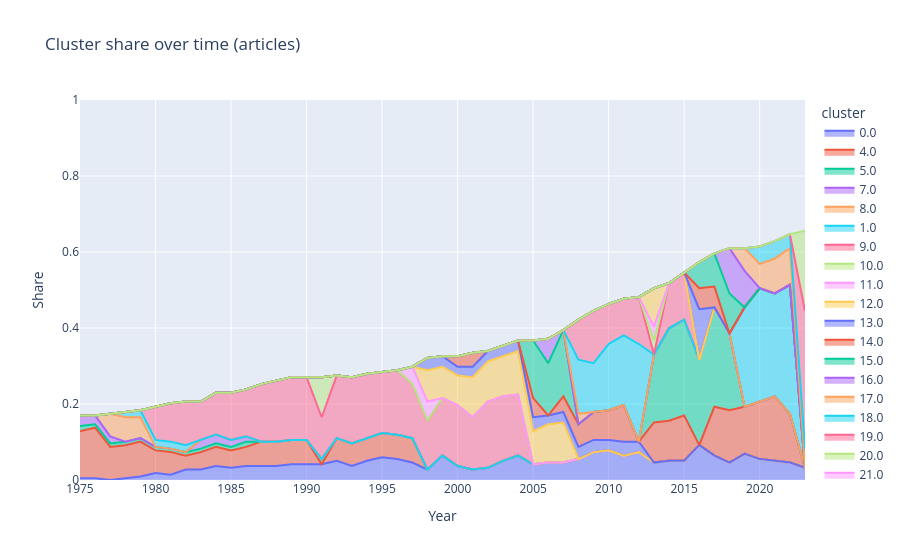

This figure's notebook cell:
### Code cell
import plotly.express as px

fig = px.area(
    df_stats_cluster,
    x="year",
    y="countries_share",
    color="cluster",
    title="Cluster share over time (articles)"
)

fig.update_layout(
    yaxis_range=[0, 1],
    xaxis_title="Year",
    yaxis_title="Share"
)

fig.show()

### Figure 1 — Plotly figure (JSON) as saved in the notebook; plotly's stock layout.template omitted (floating-point values rounded to 4 significant figures)
{"data": [{"fillpattern": {"shape": ""}, "hovertemplate": "cluster=0.0<br>year=%{x}<br>countries_share=%{y}<extra></extra>", "legendgroup": "0.0", "line": {"color": "#636efa"}, "marker": {"symbol": "circle"}, "mode": "lines", "name": "0.0", "orientation": "v", "showlegend": true, "stackgroup": "1", "type": "scatter", "x": [1975, 1976, 1978, 1979, 1980, 1981, 1982, 1983, 1984, 1985, 1986, 1987, 1988, 1989, 1990, 1991, 1992, 1993, 1994, 1995, 1996, 1997, 1998, 1999, 2000, 2001, 2002, 2003, 2004, 2005, 2006, 2007, 2008, 2009, 2010, 2011, 2012, 2013, 2014, 2015, 2016, 2017, 2018, 2019, 2020, 2021, 2022, 2023], "xaxis": "x", "y": [0.004587, 0.004587, 0.004587, 0.009174, 0.01835, 0.01376, 0.02752, 0.02752, 0.0367, 0.03211, 0.0367, 0.0367, 0.0367, 0.04128, 0.04128, 0.04128, 0.05046, 0.0367, 0.05046, 0.05963, 0.05505, 0.04587, 0.02752, 0.06422, 0.0367, 0.02752, 0.03211, 0.05046, 0.06422, 0.04128, 0.04587, 0.04587, 0.05505, 0.07339, 0.07798, 0.06422, 0.07339, 0.04587, 0.05046, 0.05046, 0.09174, 0.06422, 0.04587, 0.06881, 0.05505, 0.05046, 0.04587, 0.03211], "yaxis": "y"}, {"fillpattern": {"shape": ""}, "hovertemplate": "cluster=4.0<br>year=%{x}<br>countries_share=%{y}<extra></extra>", "legendgroup": "4.0", "line": {"color": "#EF553B"}, "marker": {"symbol": "circle"}, "mode": "lines", "name": "4.0", "orientation": "v", "showlegend": true, "stackgroup": "1", "type": "scatter", "x": [1975, 1976, 1977, 1978, 1979, 1980, 1981, 1982, 1983, 1984, 1985, 1986, 1987, 1988, 1989, 1990, 1992, 1993, 1994, 1995, 1996, 1997], "xaxis": "x", "y": [0.1239, 0.133, 0.08716, 0.08716, 0.09174, 0.05963, 0.05963, 0.0367, 0.04587, 0.05046, 0.04587, 0.05046, 0.06422, 0.06422, 0.06422, 0.06422, 0.05963, 0.05963, 0.05963, 0.06422, 0.06422, 0.06422], "yaxis": "y"}, {"fillpattern": {"shape": ""}, "hovertemplate": "cluster=5.0<br>year=%{x}<br>countries_share=%{y}<extra></extra>", "legendgroup": "5.0", "line": {"color": "#00cc96"}, "marker": {"symbol": "circle"}, "mode": "lines", "name": "5.0", "orientation": "v", "showlegend": true, "stackgroup": "1", "type": "scatter", "x": [1975, 1976, 1977, 1978, 1979, 1980, 1981, 1982, 1983, 1984, 1985, 1986, 1991], "xaxis": "x", "y": [0.01376, 0.009174, 0.009174, 0.009174, 0.009174, 0.009174, 0.009174, 0.009174, 0.009174, 0.009174, 0.009174, 0.01376, 0.01376], "yaxis": "y"}, {"fillpattern": {"shape": ""}, "hovertemplate": "cluster=7.0<br>year=%{x}<br>countries_share=%{y}<extra></extra>", "legendgroup": "7.0", "line": {"color": "#ab63fa"}, "marker": {"symbol": "circle"}, "mode": "lines", "name": "7.0", "orientation": "v", "showlegend": true, "stackgroup": "1", "type": "scatter", "x": [1975, 1976, 1977, 1983, 1984, 1985, 1986], "xaxis": "x", "y": [0.02752, 0.02294, 0.01835, 0.02294, 0.02294, 0.01835, 0.01376], "yaxis": "y"}, {"fillpattern": {"shape": ""}, "hovertemplate": "cluster=8.0<br>year=%{x}<br>countries_share=%{y}<extra></extra>", "legendgroup": "8.0", "line": {"color": "#FFA15A"}, "marker": {"symbol": "circle"}, "mode": "lines", "name": "8.0", "orientation": "v", "showlegend": true, "stackgroup": "1", "type": "scatter", "x": [1977, 1978, 1979], "xaxis": "x", "y": [0.05963, 0.06422, 0.05505], "yaxis": "y"}, {"fillpattern": {"shape": ""}, "hovertemplate": "cluster=1.0<br>year=%{x}<br>countries_share=%{y}<extra></extra>", "legendgroup": "1.0", "line": {"color": "#19d3f3"}, "marker": {"symbol": "circle"}, "mode": "lines", "name": "1.0", "orientation": "v", "showlegend": true, "stackgroup": "1", "type": "scatter", "x": [1978, 1979, 1980, 1981, 1982], "xaxis": "x", "y": [0.01376, 0.01835, 0.01835, 0.01835, 0.01835], "yaxis": "y"}, {"fillpattern": {"shape": ""}, "hovertemplate": "cluster=9.0<br>year=%{x}<br>countries_share=%{y}<extra></extra>", "legendgroup": "9.0", "line": {"color": "#FF6692"}, "marker": {"symbol": "circle"}, "mode": "lines", "name": "9.0", "orientation": "v", "showlegend": true, "stackgroup": "1", "type": "scatter", "x": [1980, 1981, 1982, 1983, 1984, 1985, 1986, 1987, 1988, 1989, 1990, 1991, 1992, 1993, 1994, 1995, 1996, 1997, 1998, 1999, 2000, 2001, 2002, 2003, 2004], "xaxis": "x", "y": [0.08716, 0.1009, 0.1147, 0.1009, 0.1101, 0.1239, 0.1239, 0.1514, 0.1606, 0.1651, 0.1651, 0.1101, 0.1651, 0.1743, 0.1697, 0.1606, 0.1697, 0.1422, 0.1284, 0.1514, 0.1606, 0.1376, 0.1743, 0.1697, 0.1606], "yaxis": "y"}, {"fillpattern": {"shape": ""}, "hovertemplate": "cluster=10.0<br>year=%{x}<br>countries_share=%{y}<extra></extra>", "legendgroup": "10.0", "line": {"color": "#B6E880"}, "marker": {"symbol": "circle"}, "mode": "lines", "name": "10.0", "orientation": "v", "showlegend": true, "stackgroup": "1", "type": "scatter", "x": [1991], "xaxis": "x", "y": [0.1055], "yaxis": "y"}, {"fillpattern": {"shape": ""}, "hovertemplate": "cluster=11.0<br>year=%{x}<br>countries_share=%{y}<extra></extra>", "legendgroup": "11.0", "line": {"color": "#FF97FF"}, "marker": {"symbol": "circle"}, "mode": "lines", "name": "11.0", "orientation": "v", "showlegend": true, "stackgroup": "1", "type": "scatter", "x": [1997, 1998], "xaxis": "x", "y": [0.04587, 0.05046], "yaxis": "y"}, {"fillpattern": {"shape": ""}, "hovertemplate": "cluster=12.0<br>year=%{x}<br>countries_share=%{y}<extra></extra>", "legendgroup": "12.0", "line": {"color": "#FECB52"}, "marker": {"symbol": "circle"}, "mode": "lines", "name": "12.0", "orientation": "v", "showlegend": true, "stackgroup": "1", "type": "scatter", "x": [1998, 1999, 2000, 2001, 2002, 2003, 2004, 2005, 2006, 2007], "xaxis": "x", "y": [0.08257, 0.08257, 0.07798, 0.1055, 0.1055, 0.1055, 0.1147, 0.08716, 0.1009, 0.1055], "yaxis": "y"}, {"fillpattern": {"shape": ""}, "hovertemplate": "cluster=13.0<br>year=%{x}<br>countries_share=%{y}<extra></extra>", "legendgroup": "13.0", "line": {"color": "#636efa"}, "marker": {"symbol": "circle"}, "mode": "lines", "name": "13.0", "orientation": "v", "showlegend": true, "stackgroup": "1", "type": "scatter", "x": [1998, 1999, 2000, 2001, 2002, 2003, 2004, 2005, 2006, 2007, 2008, 2009, 2010, 2011, 2012], "xaxis": "x", "y": [0.03211, 0.02752, 0.02294, 0.02752, 0.02752, 0.02752, 0.02752, 0.0367, 0.02294, 0.02752, 0.03211, 0.03211, 0.02752, 0.0367, 0.02752], "yaxis": "y"}, {"fillpattern": {"shape": ""}, "hovertemplate": "cluster=14.0<br>year=%{x}<br>countries_share=%{y}<extra></extra>", "legendgroup": "14.0", "line": {"color": "#EF553B"}, "marker": {"symbol": "circle"}, "mode": "lines", "name": "14.0", "orientation": "v", "showlegend": true, "stackgroup": "1", "type": "scatter", "x": [2000, 2001, 2005, 2007, 2008, 2009, 2010, 2011, 2013, 2014, 2015, 2017, 2018, 2019, 2020, 2021, 2022], "xaxis": "x", "y": [0.02752, 0.0367, 0.05046, 0.04128, 0.05963, 0.07339, 0.07798, 0.09633, 0.1055, 0.1055, 0.1193, 0.1284, 0.1376, 0.1239, 0.1514, 0.1697, 0.1284], "yaxis": "y"}, {"fillpattern": {"shape": ""}, "hovertemplate": "cluster=15.0<br>year=%{x}<br>countries_share=%{y}<extra></extra>", "legendgroup": "15.0", "line": {"color": "#00cc96"}, "marker": {"symbol": "circle"}, "mode": "lines", "name": "15.0", "orientation": "v", "showlegend": true, "stackgroup": "1", "type": "scatter", "x": [2005, 2006, 2007, 2013, 2014, 2015, 2016, 2017, 2018], "xaxis": "x", "y": [0.1514, 0.1376, 0.1743, 0.1789, 0.2431, 0.2523, 0.2248, 0.2615, 0.2018], "yaxis": "y"}, {"fillpattern": {"shape": ""}, "hovertemplate": "cluster=16.0<br>year=%{x}<br>countries_share=%{y}<extra></extra>", "legendgroup": "16.0", "line": {"color": "#ab63fa"}, "marker": {"symbol": "circle"}, "mode": "lines", "name": "16.0", "orientation": "v", "showlegend": true, "stackgroup": "1", "type": "scatter", "x": [2006], "xaxis": "x", "y": [0.06422], "yaxis": "y"}, {"fillpattern": {"shape": ""}, "hovertemplate": "cluster=17.0<br>year=%{x}<br>countries_share=%{y}<extra></extra>", "legendgroup": "17.0", "line": {"color": "#FFA15A"}, "marker": {"symbol": "circle"}, "mode": "lines", "name": "17.0", "orientation": "v", "showlegend": true, "stackgroup": "1", "type": "scatter", "x": [2008], "xaxis": "x", "y": [0.02752], "yaxis": "y"}, {"fillpattern": {"shape": ""}, "hovertemplate": "cluster=18.0<br>year=%{x}<br>countries_share=%{y}<extra></extra>", "legendgroup": "18.0", "line": {"color": "#19d3f3"}, "marker": {"symbol": "circle"}, "mode": "lines", "name": "18.0", "orientation": "v", "showlegend": true, "stackgroup": "1", "type": "scatter", "x": [2008, 2009, 2010, 2011, 2012, 2019, 2020, 2021, 2022], "xaxis": "x", "y": [0.1422, 0.1284, 0.1743, 0.1835, 0.2569, 0.2615, 0.2982, 0.2706, 0.3394], "yaxis": "y"}, {"fillpattern": {"shape": ""}, "hovertemplate": "cluster=19.0<br>year=%{x}<br>countries_share=%{y}<extra></extra>", "legendgroup": "19.0", "line": {"color": "#FF6692"}, "marker": {"symbol": "circle"}, "mode": "lines", "name": "19.0", "orientation": "v", "showlegend": true, "stackgroup": "1", "type": "scatter", "x": [2008, 2009, 2010, 2011, 2012, 2014, 2015], "xaxis": "x", "y": [0.1055, 0.1376, 0.1055, 0.09633, 0.1239, 0.1193, 0.1239], "yaxis": "y"}, {"fillpattern": {"shape": ""}, "hovertemplate": "cluster=20.0<br>year=%{x}<br>countries_share=%{y}<extra></extra>", "legendgroup": "20.0", "line": {"color": "#B6E880"}, "marker": {"symbol": "circle"}, "mode": "lines", "name": "20.0", "orientation": "v", "showlegend": true, "stackgroup": "1", "type": "scatter", "x": [2013], "xaxis": "x", "y": [0.0367], "yaxis": "y"}, {"fillpattern": {"shape": ""}, "hovertemplate": "cluster=21.0<br>year=%{x}<br>countries_share=%{y}<extra></extra>", "legendgroup": "21.0", "line": {"color": "#FF97FF"}, "marker": {"symbol": "circle"}, "mode": "lines", "name": "21.0", "orientation": "v", "showlegend": true, "stackgroup": "1", "type": "scatter", "x": [2013], "xaxis": "x", "y": [0.0367], "yaxis": "y"}, {"fillpattern": {"shape": ""}, "hovertemplate": "cluster=22.0<br>year=%{x}<br>countries_share=%{y}<extra></extra>", "legendgroup": "22.0", "line": {"color": "#FECB52"}, "marker": {"symbol": "circle"}, "mode": "lines", "name": "22.0", "orientation": "v", "showlegend": true, "stackgroup": "1", "type": "scatter", "x": [2013], "xaxis": "x", "y": [0.1009], "yaxis": "y"}, {"fillpattern": {"shape": ""}, "hovertemplate": "cluster=23.0<br>year=%{x}<br>countries_share=%{y}<extra></extra>", "legendgroup": "23.0", "line": {"color": "#636efa"}, "marker": {"symbol": "circle"}, "mode": "lines", "name": "23.0", "orientation": "v", "showlegend": true, "stackgroup": "1", "type": "scatter", "x": [2016], "xaxis": "x", "y": [0.133], "yaxis": "y"}, {"fillpattern": {"shape": ""}, "hovertemplate": "cluster=24.0<br>year=%{x}<br>countries_share=%{y}<extra></extra>", "legendgroup": "24.0", "line": {"color": "#EF553B"}, "marker": {"symbol": "circle"}, "mode": "lines", "name": "24.0", "orientation": "v", "showlegend": true, "stackgroup": "1", "type": "scatter", "x": [2016, 2017], "xaxis": "x", "y": [0.05505, 0.05505], "yaxis": "y"}, {"fillpattern": {"shape": ""}, "hovertemplate": "cluster=25.0<br>year=%{x}<br>countries_share=%{y}<extra></extra>", "legendgroup": "25.0", "line": {"color": "#00cc96"}, "marker": {"symbol": "circle"}, "mode": "lines", "name": "25.0", "orientation": "v", "showlegend": true, "stackgroup": "1", "type": "scatter", "x": [2016, 2017, 2018], "xaxis": "x", "y": [0.06881, 0.08716, 0.1055], "yaxis": "y"}, {"fillpattern": {"shape": ""}, "hovertemplate": "cluster=26.0<br>year=%{x}<br>countries_share=%{y}<extra></extra>", "legendgroup": "26.0", "line": {"color": "#ab63fa"}, "marker": {"symbol": "circle"}, "mode": "lines", "name": "26.0", "orientation": "v", "showlegend": true, "stackgroup": "1", "type": "scatter", "x": [2018, 2019], "xaxis": "x", "y": [0.1193, 0.09633], "yaxis": "y"}, {"fillpattern": {"shape": ""}, "hovertemplate": "cluster=27.0<br>year=%{x}<br>countries_share=%{y}<extra></extra>", "legendgroup": "27.0", "line": {"color": "#FFA15A"}, "marker": {"symbol": "circle"}, "mode": "lines", "name": "27.0", "orientation": "v", "showlegend": true, "stackgroup": "1", "type": "scatter", "x": [2019, 2020, 2021, 2022], "xaxis": "x", "y": [0.05963, 0.06422, 0.09174, 0.09633], "yaxis": "y"}, {"fillpattern": {"shape": ""}, "hovertemplate": "cluster=28.0<br>year=%{x}<br>countries_share=%{y}<extra></extra>", "legendgroup": "28.0", "line": {"color": "#19d3f3"}, "marker": {"symbol": "circle"}, "mode": "lines", "name": "28.0", "orientation": "v", "showlegend": true, "stackgroup": "1", "type": "scatter", "x": [2020, 2021, 2022, 2023], "xaxis": "x", "y": [0.04587, 0.04587, 0.0367, 0.05046], "yaxis": "y"}, {"fillpattern": {"shape": ""}, "hovertemplate": "cluster=29.0<br>year=%{x}<br>countries_share=%{y}<extra></extra>", "legendgroup": "29.0", "line": {"color": "#FF6692"}, "marker": {"symbol": "circle"}, "mode": "lines", "name": "29.0", "orientation": "v", "showlegend": true, "stackgroup": "1", "type": "scatter", "x": [2023], "xaxis": "x", "y": [0.3624], "yaxis": "y"}, {"fillpattern": {"shape": ""}, "hovertemplate": "cluster=30.0<br>year=%{x}<br>countries_share=%{y}<extra></extra>", "legendgroup": "30.0", "line": {"color": "#B6E880"}, "marker": {"symbol": "circle"}, "mode": "lines", "name": "30.0", "orientation": "v", "showlegend": true, "stackgroup": "1", "type": "scatter", "x": [2023], "xaxis": "x", "y": [0.211], "yaxis": "y"}], "layout": {"legend": {"title": {"text": "cluster"}, "tracegroupgap": 0}, "title": {"text": "Cluster share over time (articles)"}, "xaxis": {"anchor": "y", "domain": [0, 1], "title": {"text": "Year"}}, "yaxis": {"anchor": "x", "domain": [0, 1], "range": [0, 1], "title": {"text": "Share"}}}}
